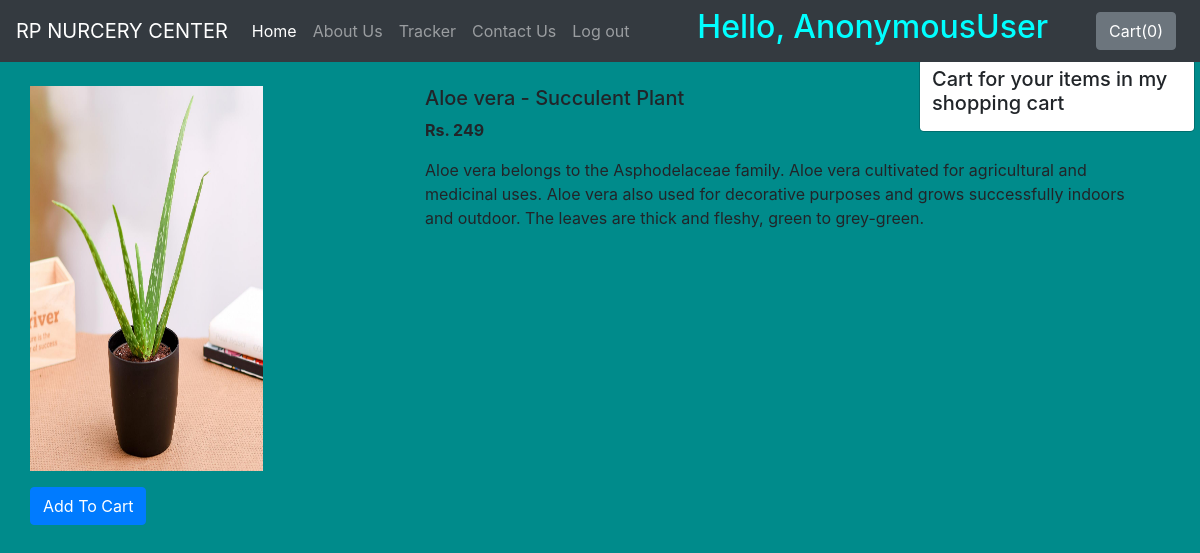
Screenshot of /shop/products/2 with the database file from the repository.
### shop/models.py (models this page shows, shortened)
class Product(models.Model):
    product_id = models.AutoField
    product_name = models.CharField(max_length=50)
    category = models.CharField(max_length=50, default="")
    price = models.IntegerField(default=0)
    desc = models.CharField(max_length=300)
    pub_date = models.DateField()
    image = models.ImageField(upload_to='shop/images', default="")

### shop/views.py (the view)
# urls.py: path("products/<int:myid>", views.productView, name="ProductView"),
def productView(request, myid):
    product = Product.objects.filter(id=myid)
    return render(request, 'shop/prodView.html', {'product':product[0]})

### shop/templates/shop/prodView.html (shortened to what this page needs)
{% extends 'shop/basic.html' %}
{% block body %}
<div class="container my-4">
    <div class="row">
    <div class="col-md-4">
    <div class="row">
        <img src="/media/{{product.image}}" width="233px" height="385px">
    </div>
        <div class="row mt-3">
            <span id="divpr{{product.id}}" class="divpr">
                <button id="pr{{product.id}}" class="btn btn-primary cart">Add To Cart</button>
            </span>
        </div>
    </div>
    <div class="col-md-8">
        <h5 id="namepr{{product.id}}">{{product.product_name}}</h5>
        <p><b>Rs. <span id="pricepr{{product.id}}">{{product.price}}</span> </b></p>
        <p>{{product.desc}}</p>
    </div>
    </div>
</div>
{% endblock %}

### rows the page displays
Product: image (picture), product_name "Aloe vera - Succulent Plant", price "249", desc "Aloe vera belongs to the Asphodelaceae family. Aloe vera cultivated for agricultural and medicinal uses. Aloe vera also used for decorative purposes and grows successfully indoors and outdoor. The leaves are thick and fleshy, green to grey-green."

### other values shown
{{ request.user }} "AnonymousUser"
